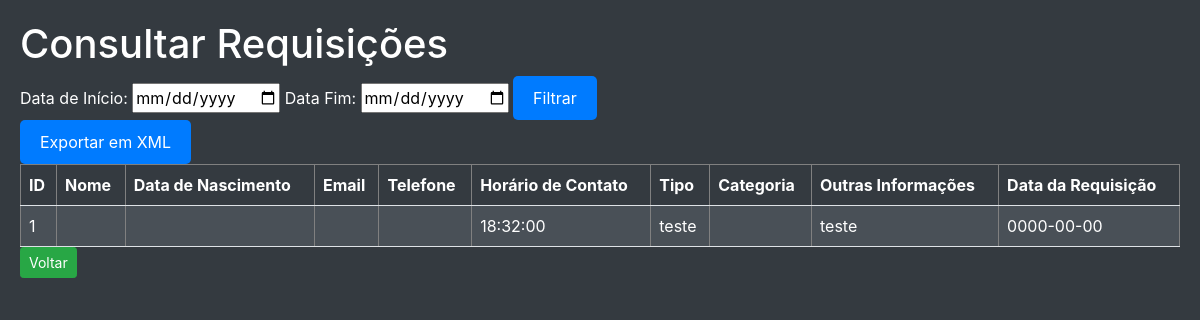
/consultar_requisicoes.php, run on an earlier commit of the app's database.
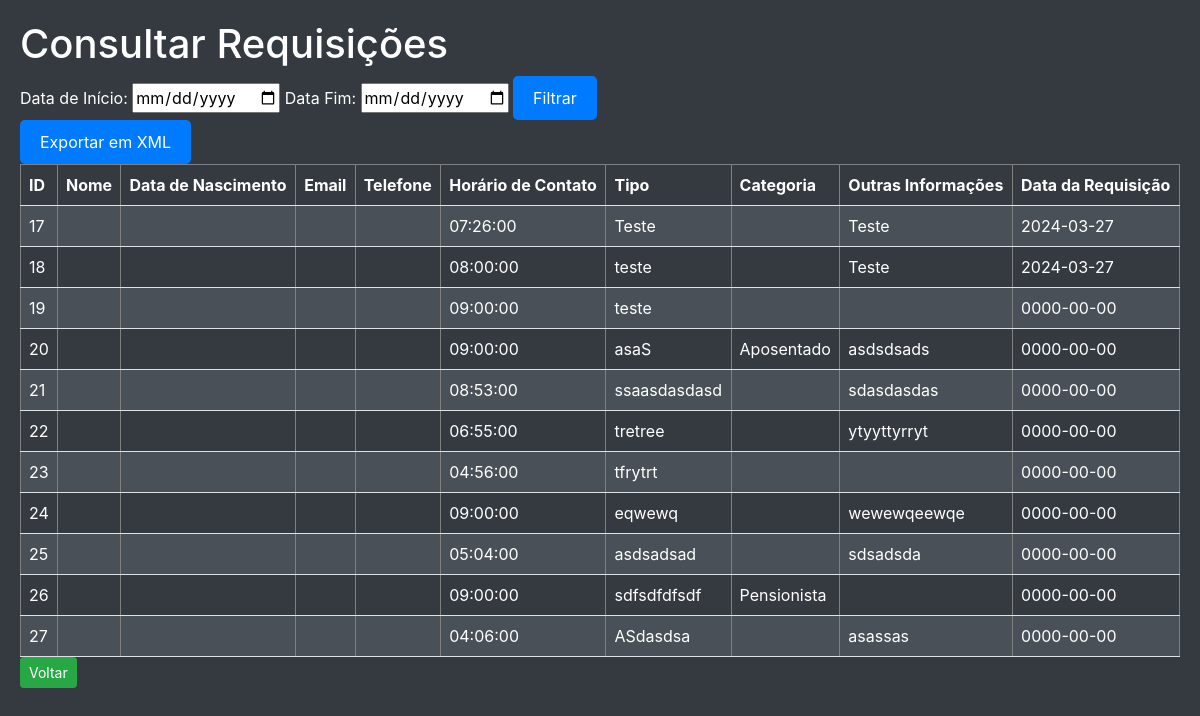
And on a later commit of the database.
### tables this page shows
CREATE TABLE IF NOT EXISTS `requisicoes` (
  `id_requisicao` int NOT NULL AUTO_INCREMENT,
  `id_cliente` int NOT NULL,
  `horario_contato` time NOT NULL,
  `cotacao` enum('Sim','Não') NOT NULL,
  `contratacao` enum('Sim','Não') NOT NULL,
  `tipo` varchar(250) DEFAULT NULL,
  `categoria` enum('Aposentado','Pensionista','Servidor Público') NOT NULL,
  `outros_info` varchar(200) DEFAULT NULL,
  `data_requisicao` date NOT NULL,
  PRIMARY KEY (`id_requisicao`),
  KEY `id_cliente` (`id_cliente`)
);

### php/funcoes_requisicoes.php (called while the page is built, shortened)
<?php
function listarRequisicoes($conexao) {
    $sql = "SELECT * FROM requisicoes";
    $resultado = mysqli_query($conexao, $sql);
    $requisicoes = array();
    while ($requisicao = mysqli_fetch_assoc($resultado)) {
        $requisicoes[] = $requisicao;
    }
    return $requisicoes;
}
?>

### consultar_requisicoes.php (the view, shortened to what this page needs)
<?php
include_once('php/conexao.php');
include_once('php/funcoes_requisicoes.php');
if(isset($_POST['filtrar'])) {
    $data_inicio = $_POST['data_inicio'];
    $data_fim = $_POST['data_fim'];
    $requisicoes = listarRequisicoesPorData($conexao, $data_inicio, $data_fim);
} else {
    $requisicoes = listarRequisicoes($conexao);
}
?>
<!DOCTYPE html>
<html lang="pt-BR">
<head>
    <link rel="stylesheet" href="../css/bootstrap.css">
</head>
<body>
    <h1>Consultar Requisições</h1>
    <form method="post">
        <label for="data_inicio">Data de Início:</label>
        <input type="date" name="data_inicio" id="data_inicio">
        <label for="data_fim">Data Fim:</label>
        <input type="date" name="data_fim" id="data_fim">
        <button type="submit" name="filtrar">Filtrar</button>
    </form>
    <?php if(!empty($requisicoes)): ?>
        <form method="post">
            <button type="submit" name="exportar">Exportar em XML</button>
        </form>
    <?php endif; ?>
    <?php if($requisicoes): ?>
        <table border="1">
            <thead>
                <tr>
                    <th>ID</th>
                    <th>Nome</th>
                    <th>Data de Nascimento</th>
                    <th>Email</th>
                    <th>Telefone</th>
                    <th>Horário de Contato</th>
                    <th>Tipo</th>
                    <th>Categoria</th>
                    <th>Outras Informações</th>
                    <th>Data da Requisição</th>
                </tr>
            </thead>
            <tbody>
                <?php foreach($requisicoes as $requisicao): ?>
                    <tr>
                        <td><?php echo $requisicao['id_requisicao']; ?></td>
                        <td><?php echo $requisicao['nome']; ?></td>
                        <td><?php echo isset($requisicao['data_nascimento']) ? $requisicao['data_nascimento'] : ''; ?></td>
                        <td><?php echo $requisicao['email']; ?></td>
                        <td><?php echo $requisicao['telefone']; ?></td>
                        <td><?php echo $requisicao['horario_contato']; ?></td>
                        <td><?php echo $requisicao['tipo']; ?></td>
                        <td><?php echo $requisicao['categoria']; ?></td>
                        <td><?php echo $requisicao['outros_info']; ?></td>
                        <td><?php echo $requisicao['data_requisicao']; ?></td>
                    </tr>
                <?php endforeach; ?>
            </tbody>
        </table>
    <?php else: ?>
        <p>Não há requisições para exibir.</p>
    <?php endif; ?>
    <button type="button" class="btn btn-sm btn-success" onclick="window.location.href='admin.php'">Voltar</button>
</body>
</html>

What changed in the data, as far as the page shows it:
removed requisicoes: id_requisicao "1", horario_contato "18:32:00", tipo "teste", outros_info "teste", data_requisicao "0000-00-00"
added requisicoes: id_requisicao "17", horario_contato "07:26:00", tipo "Teste", outros_info "Teste", data_requisicao "2024-03-27"
added requisicoes: id_requisicao "18", horario_contato "08:00:00", tipo "teste", outros_info "Teste", data_requisicao "2024-03-27"
added requisicoes: id_requisicao "19", horario_contato "09:00:00", tipo "teste", data_requisicao "0000-00-00"
added requisicoes: id_requisicao "20", horario_contato "09:00:00", tipo "asaS", categoria "Aposentado", outros_info "asdsdsads", data_requisicao "0000-00-00"
added requisicoes: id_requisicao "21", horario_contato "08:53:00", tipo "ssaasdasdasd", outros_info "sdasdasdas", data_requisicao "0000-00-00"
added requisicoes: id_requisicao "22", horario_contato "06:55:00", tipo "tretree", outros_info "ytyyttyrryt", data_requisicao "0000-00-00"
added requisicoes: id_requisicao "23", horario_contato "04:56:00", tipo "tfrytrt", data_requisicao "0000-00-00"
added requisicoes: id_requisicao "24", horario_contato "09:00:00", tipo "eqwewq", outros_info "wewewqeewqe", data_requisicao "0000-00-00"
added requisicoes: id_requisicao "25", horario_contato "05:04:00", tipo "asdsadsad", outros_info "sdsadsda", data_requisicao "0000-00-00"
added requisicoes: id_requisicao "26", horario_contato "09:00:00", tipo "sdfsdfdfsdf", categoria "Pensionista", data_requisicao "0000-00-00"
added requisicoes: id_requisicao "27", horario_contato "04:06:00", tipo "ASdasdsa", outros_info "asassas", data_requisicao "0000-00-00"
